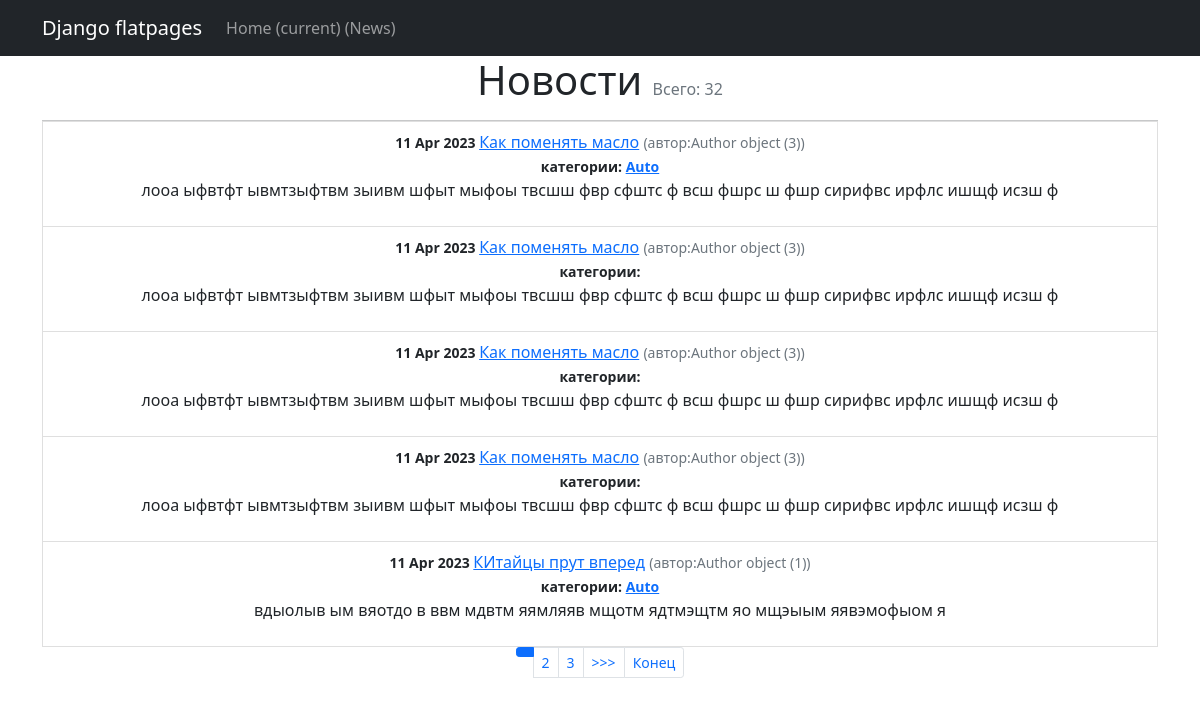
Page /news/ on the committed database.
### News/models.py (models this page shows, shortened)
class Post(models.Model):
    author = models.ForeignKey(Author, on_delete=models.CASCADE)
    NEWS = 'NW'
    ARTICLE = 'AR'
    CATEGORY_CHOICES = (
        (NEWS, 'Новость'),
        (ARTICLE, 'Статья'),
    )
    categoryType = models.CharField(max_length=2, choices=CATEGORY_CHOICES, default=ARTICLE)
    dateCreation = models.DateTimeField(auto_now_add=True)
    postCategory = models.ManyToManyField(Category, through='PostCategory')
    title = models.CharField(max_length=128)
    text = models.TextField()
    rating = models.SmallIntegerField(default=0)

class Author(models.Model):
    authorUser = models.OneToOneField(User, on_delete=models.CASCADE)
    ratingAuthor = models.SmallIntegerField(default=0)

class Category(models.Model):
    name = models.CharField(max_length=64, unique=True)
    subscribers = models.ManyToManyField(User, related_name='categories')
    def __str__(self):
        return self.name.title()

### News/views.py (the view)
# urls.py: path('', PostsList.as_view(), name='news'),
class PostsList(ListView):
    model = Post
    ordering = '-dateCreation'
    template_name = 'news1.html'
    context_object_name = 'news'
    paginate_by = 5
    def get_queryset(self):
        queryset = super().get_queryset()
        self.filterset = NewsFilter(self.request.GET, queryset)
        return self.filterset.qs
    def get_context_data(self, **kwargs):
        context = super().get_context_data(**kwargs)
        context['all_news'] = Post.objects.all()
        context['filterset'] = self.filterset
        return context

### News/templates/news1.html (shortened to what this page needs)
{% extends 'flatpages/default.html' %}
{% load custom_filters %}
{% block content %}
<h1 class="text-center">Новости <span class="text-muted fs-6 fw-normal">Всего: {{ page_obj.paginator.count }}</span></h1>
    {% for post in news %}
        <li class="list-group-item">
            <small class="fw-bold">{{ post.dateCreation | date:'d M Y' }} </small>
            <a href="{% url 'post_detail' post.id %}">{{ post.title }}</a>
            <small class="text-muted">(автор:{{ post.author }})</small> <br>
            <small class="fw-bold">категории:
                {% for category in post.postCategory.all %}
                           <a href="{% url 'category_list' category.id %}">{{ category }}</a>
                {% endfor %}
            </small>
            <p>{{post.text | truncatechars:210}}</p>
        </li>
    {% endfor %}
{% if is_paginated %}
<nav aria-label="...">
    <ul class="pagination pagination-sm justify-content-center">
    {% for num in page_obj.paginator.page_range %}
        {% if page_obj.number == num %}
            <li class="page-item active"><a class="page-link"{{ num }}></a></li>
        {% elif num > page_obj.number|add:'-3' and num < page_obj.number|add:'3' %}
            <li class="page-item"><a class="page-link" href="?page={{ num }}">{{ num }}</a></li>
        {% endif %}
    {% endfor %}
    {% if page_obj.has_next %}
        <li class="page-item"><a class="page-link" href="?page={{ page_obj.next_page_number }}">>>></a></li>
        <li class="page-item"><a class="page-link" href="?page={{ page_obj.paginator.num_pages }}">Конец</a></li>
    {% endif %}
</ul>
</nav>
{% endif %}
{% endblock content %}

### News/templates/flatpages/default.html (shortened to what this page needs)
<!DOCTYPE html>
<html lang="en">
    <head>
        {% load static %}
        <link href="{% static 'css/styles.css' %}" rel="stylesheet" />
    </head>
    <body>
        <nav class="navbar navbar-expand-lg navbar-dark bg-dark static-top">
          <div class="container">
               <a class="navbar-brand" href="#">Django flatpages</a>
               <div class="collapse navbar-collapse" id="navbarResponsive">
                   <ul class="navbar-nav ml-auto">
                       <li class="nav-item active">
                             <a class="nav-link" href="#">Home
                                 <span class="sr-only">(current)</span>
                                 <span class="sr-only">(News)</span>
                             </a>
                  </ul>
               </div>
         </div>
        </nav>
        <div class="container">
            <div class="row">
                <div class="col-lg-12 text-center">
                    {% block content %}{% endblock content %}
                </div>
            </div>
        </div>
    </body>
</html>

### rows in the picture
Post: dateCreation "11 Apr 2023", title "Как поменять масло", author "Author object (3)", text "лооа ыфвтфт ывмтзыфтвм зыивм шфыт мыфоы твсшш фвр сфштс ф всш фшрс ш фшр сирифвс ирфлс ишщф исзш ф"
Category: name "Auto"
Post: dateCreation "11 Apr 2023", title "Как поменять масло", author "Author object (3)", text "лооа ыфвтфт ывмтзыфтвм зыивм шфыт мыфоы твсшш фвр сфштс ф всш фшрс ш фшр сирифвс ирфлс ишщф исзш ф"
Post: dateCreation "11 Apr 2023", title "Как поменять масло", author "Author object (3)", text "лооа ыфвтфт ывмтзыфтвм зыивм шфыт мыфоы твсшш фвр сфштс ф всш фшрс ш фшр сирифвс ирфлс ишщф исзш ф"
Post: dateCreation "11 Apr 2023", title "Как поменять масло", author "Author object (3)", text "лооа ыфвтфт ывмтзыфтвм зыивм шфыт мыфоы твсшш фвр сфштс ф всш фшрс ш фшр сирифвс ирфлс ишщф исзш ф"
Post: dateCreation "11 Apr 2023", title "КИтайцы прут вперед", author "Author object (1)", text "вдыолыв ым вяотдо в ввм мдвтм яямляяв мщотм ядтмэщтм яо мщэыым яявэмофыом я"

### other values in the picture
{{ page_obj.paginator.count }} "32"
{{ num }} "2" "3"
